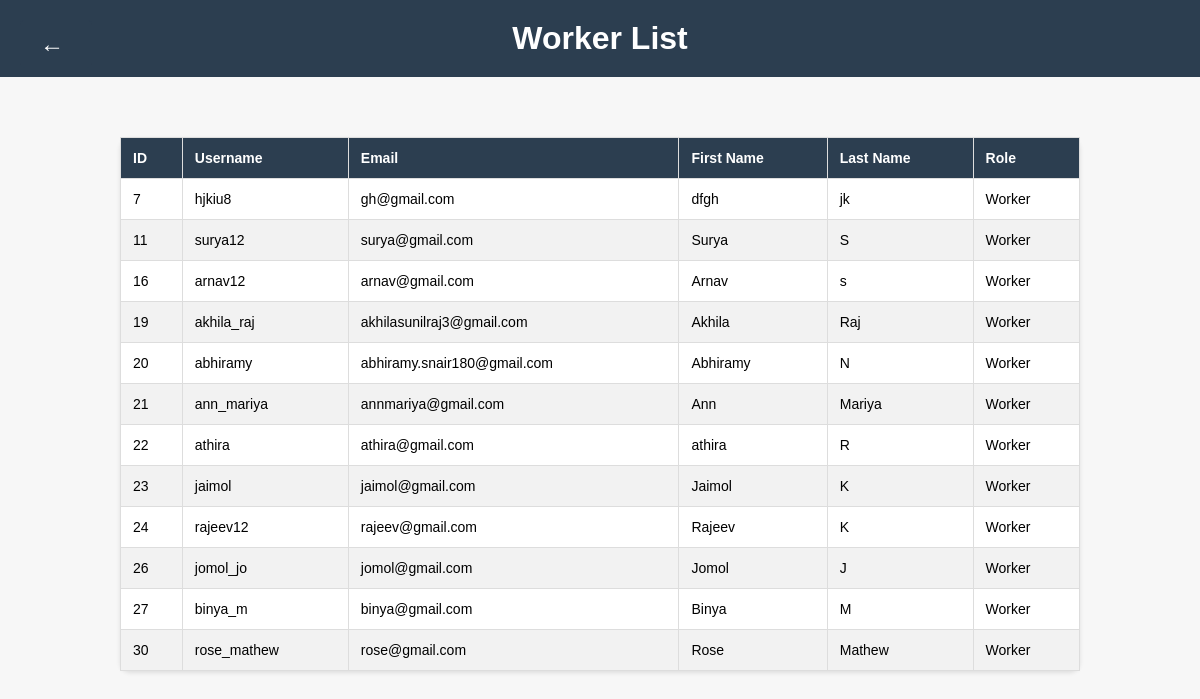
Screenshot of /worker_list.html with the database file from the repository.
### watersystemapp/models.py (models this page shows, shortened)
class CustomUser(AbstractUser):
    firstname = models.TextField(max_length=100, default="")
    lastname = models.TextField(max_length=100, default="")
    username = models.CharField(max_length=30, unique=True)
    email = models.EmailField(max_length=254, unique=True)
    role = models.CharField(max_length=100,default="")
    password = models.CharField(max_length=128, default="")

### watersystemapp/views.py (the view)
# urls.py: path('worker_list.html', views.worker_list, name='worker_list'),
def worker_list(request):
    workers = CustomUser.objects.filter(role='Worker')
    return render(request, 'worker_list.html', {'users': workers})

### templates/worker_list.html (shortened to what this page needs)
{% load static %}
<!DOCTYPE html>
<html lang="en">
<head>
</head>
<body>
    <a class="back-button" href="admindashboard.html"></a>
    <h1>Worker List</h1>
    <table>
        <thead>
            <tr>
                <th>ID</th>
                <th>Username</th>
                <th>Email</th>
                <th>First Name</th>
                <th>Last Name</th>
                <th>Role</th>
            </tr>
        </thead>
        <tbody>
            {% for user in users %}
            {% if user.role == 'Worker' %}
            <tr>
                <td>{{ user.id }}</td>
                <td>{{ user.username }}</td>
                <td>{{ user.email }}</td>
                <td>{{ user.first_name }}</td>
                <td>{{ user.last_name }}</td>
                <td>{{ user.role }}</td>
            </tr>
            {% endif %}
            {% endfor %}
        </tbody>
    </table>
</body>
</html>

### templates/worker_list.html (style rules this page uses)
body { font-family: Arial, sans-serif; background-color: #f7f7f7; margin: 0; padding: 0; }
h1 { background-color: #2c3e50; color: #fff; padding: 20px; text-align: center; margin: 0; }
.back-button { background-color: #2c3e50; color: #fff; padding: 10px 20px; border: none; border-radius: 5px; cursor: pointer; text-decoration: none; font-weight: bold; position: absolute; top: 20px; left: 20px; }
.back-button::before { content: "←"; font-size: 24px; margin-right: 8px; }
table { width: 80%; margin: 60px auto; border-collapse: collapse; background-color: #fff; box-shadow: 0 2px 4px rgba(0, 0, 0, 0.1); border-radius: 10px; }
th, td { border: 1px solid #ddd; text-align: left; padding: 12px; font-size: 14px; }
th { background-color: #2c3e50; color: #fff; }
tr:nth-child(even) { background-color: #f2f2f2; }

### rows the page displays
CustomUser: id "7", username "hjkiu8", email "gh@gmail.com", first_name "dfgh", last_name "jk", role "Worker"
CustomUser: id "11", username "surya12", email "surya@gmail.com", first_name "Surya", last_name "S", role "Worker"
CustomUser: id "16", username "arnav12", email "arnav@gmail.com", first_name "Arnav", last_name "s", role "Worker"
CustomUser: id "19", username "akhila_raj", email "akhilasunilraj3@gmail.com", first_name "Akhila", last_name "Raj", role "Worker"
CustomUser: id "20", username "abhiramy", email "abhiramy.snair180@gmail.com", first_name "Abhiramy", last_name "N", role "Worker"
CustomUser: id "21", username "ann_mariya", email "annmariya@gmail.com", first_name "Ann", last_name "Mariya", role "Worker"
CustomUser: id "22", username "athira", email "athira@gmail.com", first_name "athira", last_name "R", role "Worker"
CustomUser: id "23", username "jaimol", email "jaimol@gmail.com", first_name "Jaimol", last_name "K", role "Worker"
CustomUser: id "24", username "rajeev12", email "rajeev@gmail.com", first_name "Rajeev", last_name "K", role "Worker"
CustomUser: id "26", username "jomol_jo", email "jomol@gmail.com", first_name "Jomol", last_name "J", role "Worker"
CustomUser: id "27", username "binya_m", email "binya@gmail.com", first_name "Binya", last_name "M", role "Worker"
CustomUser: id "30", username "rose_mathew", email "rose@gmail.com", first_name "Rose", last_name "Mathew", role "Worker"
